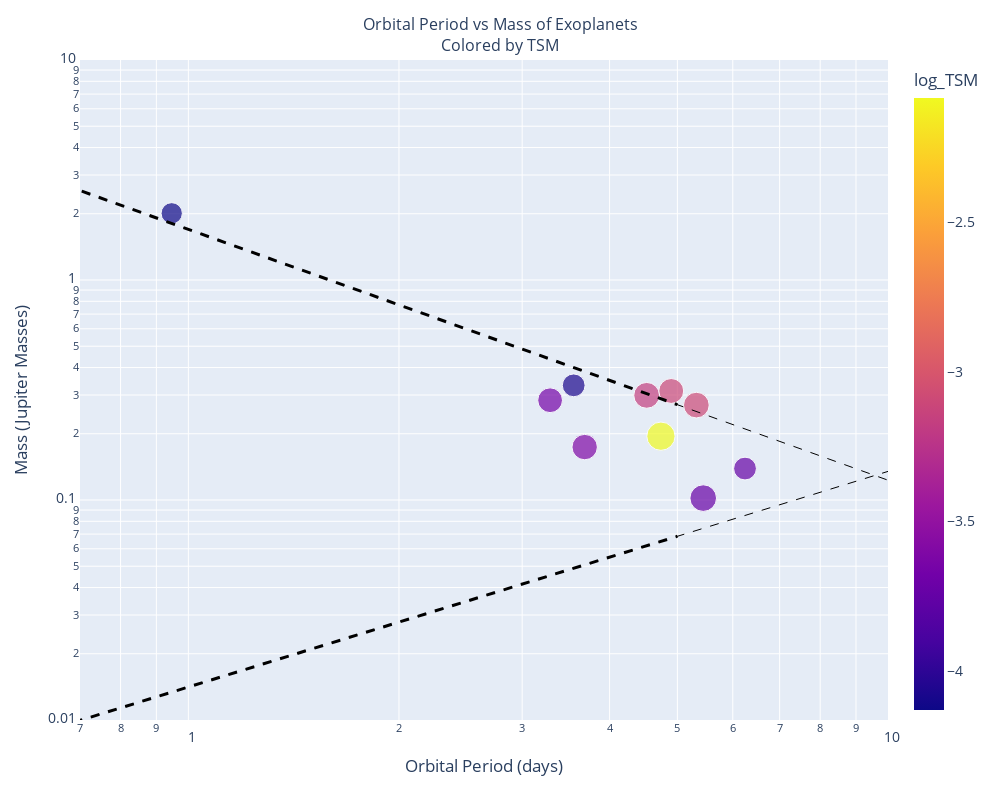

The cell this chart's notebook holds for it:
### Code cell
# Apply log10 transformation to the 'TSM' column
filtered_df['log_TSM'] = np.log10(filtered_df['TSM'])
# Calculate the size array for the markers
default_size = 19  # Default size for null values
size_array = 20 - filtered_df['mag_v'].fillna(default_size)

# Create the interactive plot
# Your scatter plot using log-transformed 'TSM' for coloring
fig = px.scatter(filtered_df, x='orbital_period', y='mass', color='log_TSM', 
                 hover_data=['# name'], size=size_array)
fig.update_xaxes(type='log', range=[np.log10(0.7), np.log10(10**1)])  # Logarithmic range for x
fig.update_yaxes(type='log', range=[np.log10(10**-2), np.log10(10**1)])  # Logarithmic range for y


# Your lines data on linear scale
x = np.linspace(10**-1, 5, 100)  # Corresponding to original np.linspace(-1, np.log10(5))
x2 = np.linspace(10**-1, 10, 100)  # Corresponding to original np.linspace(-1, np.log10(10))
# Mazeh, T., Holczer, T., & Faigler, S. (2016). 
# Dearth of short-period Neptunian exoplanets - a desert in period-mass and period-radius planes. 
# Astronomy & Astrophysics, 589, A75. https://dx.doi.org/10.1051/0004-6361/201528065
# Calculate y-values based on x-values
y1 = x**(-1.14) * 10**0.23
y2 = x2**(-1.14) * 10**0.23
y3 = x**(0.98) * 10**(-1.85)
y4 = x2**(0.98) * 10**(-1.85)


# Add lines to the existing figure
import plotly.graph_objects as go
fig.add_trace(go.Scatter(x=x, y=y1, mode='lines', line=dict(color='black', dash='dash', width=3), showlegend=False))
fig.add_trace(go.Scatter(x=x2, y=y2, mode='lines', line=dict(color='black', dash='dash', width=1), showlegend=False))
fig.add_trace(go.Scatter(x=x, y=y3, mode='lines', line=dict(color='black', dash='dash', width=3), showlegend=False))
fig.add_trace(go.Scatter(x=x2, y=y4, mode='lines', line=dict(color='black', dash='dash', width=1), showlegend=False))


# Filter the DataFrame to include only the specified names
star_names = ['WASP-69 b', 'WASP-52 b', 'HAT-P-18 b', 'WASP-80 b', 'WASP-177 b', 'HAT-P-26 b', 'NGTS-5 b', 'LTT 9779 b']
star_df = filtered_df[filtered_df['# name'].isin(star_names)]

# Add a scatter trace with star markers for these points
fig.add_trace(go.Scatter(
    x=star_df['orbital_period'],
    y=star_df['mass'],
    mode='markers',
    marker=dict(
        symbol='star',  # Set marker shape as star
        size=12,        # Marker size
        color='red'     # Marker color
    ),
    customdata=np.stack((star_df['# name'], star_df['mass'], star_df['orbital_period'], star_df['log_TSM']), axis=1),
    hovertemplate=
        "Star: %{customdata[0]}<br>" +
        "Mass: %{customdata[1]} Jupiter Masses<br>" +
        "Orbital Period: %{customdata[2]} days<br>" +
        "TSM: %{customdata[3]}",
    showlegend=False  # Remove this trace from the legend
))


# Update layout for axis labels and title
fig.update_layout(
    xaxis_title='Orbital Period (days)',
    yaxis_title='Mass (Jupiter Masses)',
    title={
        'text': 'Orbital Period vs Mass of Exoplanets<br>Colored by TSM',
        'x': 0.5,  # Center the title
        'xanchor': 'center',
        'yanchor': 'top'
    },
    font=dict(
        size=14  # This will set the font size for both axis labels
    ),
    title_font=dict(
        size=16  # This sets the font size for the title
    ),
    width=1000,  # Width in pixels
    height=800   # Height in pixels
)

### Figure 1 — Plotly figure (JSON) as saved in the notebook; plotly's stock layout.template omitted (floating-point values rounded to 4 significant figures)
{"data": [{"customdata": [["HATS-21 b"], ["KELT-11 b"], ["TOI-1937 b"], ["TOI-954 b"], ["WASP-126 b"], ["WASP-131 b"], ["WASP-166 b"], ["WASP-181 b"], ["WASP-193 b"], ["WASP-20 A b"]], "hovertemplate": "orbital_period=%{x}<br>mass=%{y}<br>size=%{marker.size}<br># name=%{customdata[0]}<br>log_TSM=%{marker.color}<extra></extra>", "legendgroup": "", "marker": {"color": [-4.08, -2.084, -4.13, -3.605, -3.662, -3.094, -3.732, -3.165, -3.744, -3.1], "coloraxis": "coloraxis", "size": [7.8, 12, 6.8, 9.7, 9.2, 9.9, 10.64, 10, 7.8, 9.32], "sizemode": "area", "sizeref": 0.03, "symbol": "circle"}, "mode": "markers", "name": "", "orientation": "v", "showlegend": false, "type": "scatter", "x": [3.554, 4.737, 0.9467, 3.685, 3.289, 5.322, 5.444, 4.52, 6.246, 4.9], "xaxis": "x", "y": [0.332, 0.195, 2.01, 0.174, 0.2841, 0.27, 0.102, 0.299, 0.139, 0.313], "yaxis": "y"}, {"line": {"color": "black", "dash": "dash", "width": 3}, "mode": "lines", "showlegend": false, "type": "scatter", "x": [0.1, 0.1495, 0.199, 0.2485, 0.298, 0.3475, 0.397, 0.4465, 0.496, 0.5455, 0.5949, 0.6444, 0.6939, 0.7434, 0.7929, 0.8424, 0.8919, 0.9414, 0.9909, 1.04, 1.09, 1.139, 1.189, 1.238, 1.288, 1.337, 1.387, 1.436, 1.486, 1.535, 1.585, 1.634, 1.684, 1.733, 1.783, 1.832, 1.882, 1.931, 1.981, 2.03, 2.08, 2.129, 2.179, 2.228, 2.278, 2.327, 2.377, 2.426, 2.476, 2.525, 2.575, 2.624, 2.674, 2.723, 2.773, 2.822, 2.872, 2.921, 2.971, 3.02, 3.07, 3.119, 3.169, 3.218, 3.268, 3.317, 3.367, 3.416, 3.466, 3.515, 3.565, 3.614, 3.664, 3.713, 3.763, 3.812, 3.862, 3.911, 3.961, 4.01, 4.06, 4.109, 4.159, 4.208, 4.258, 4.307, 4.357, 4.406, 4.456, 4.505, 4.555, 4.604, 4.654, 4.703, 4.753, 4.802, 4.852, 4.901, 4.951, 5], "y": [23.44, 14.82, 10.7, 8.305, 6.752, 5.667, 4.869, 4.258, 3.777, 3.389, 3.07, 2.802, 2.576, 2.381, 2.212, 2.065, 1.935, 1.819, 1.716, 1.623, 1.539, 1.463, 1.394, 1.331, 1.273, 1.219, 1.17, 1.124, 1.081, 1.042, 1.005, 0.97, 0.9376, 0.9071, 0.8785, 0.8515, 0.826, 0.8019, 0.7791, 0.7575, 0.737, 0.7175, 0.6989, 0.6813, 0.6644, 0.6483, 0.633, 0.6183, 0.6042, 0.5907, 0.5778, 0.5654, 0.5535, 0.542, 0.531, 0.5204, 0.5102, 0.5003, 0.4908, 0.4817, 0.4728, 0.4643, 0.456, 0.448, 0.4403, 0.4328, 0.4256, 0.4186, 0.4118, 0.4052, 0.3988, 0.3925, 0.3865, 0.3806, 0.3749, 0.3694, 0.364, 0.3587, 0.3536, 0.3487, 0.3438, 0.3391, 0.3345, 0.33, 0.3257, 0.3214, 0.3172, 0.3132, 0.3092, 0.3053, 0.3016, 0.2979, 0.2943, 0.2907, 0.2873, 0.2839, 0.2806, 0.2774, 0.2742, 0.2711]}, {"line": {"color": "black", "dash": "dash", "width": 1}, "mode": "lines", "showlegend": false, "type": "scatter", "x": [0.1, 0.2, 0.3, 0.4, 0.5, 0.6, 0.7, 0.8, 0.9, 1, 1.1, 1.2, 1.3, 1.4, 1.5, 1.6, 1.7, 1.8, 1.9, 2, 2.1, 2.2, 2.3, 2.4, 2.5, 2.6, 2.7, 2.8, 2.9, 3.0, 3.1, 3.2, 3.3, 3.4, 3.5, 3.6, 3.7, 3.8, 3.9, 4, 4.1, 4.2, 4.3, 4.4, 4.5, 4.6, 4.7, 4.8, 4.9, 5, 5.1, 5.2, 5.3, 5.4, 5.5, 5.6, 5.7, 5.8, 5.9, 6, 6.1, 6.2, 6.3, 6.4, 6.5, 6.6, 6.7, 6.8, 6.9, 7, 7.1, 7.2, 7.3, 7.4, 7.5, 7.6, 7.7, 7.8, 7.9, 8, 8.1, 8.2, 8.3, 8.4, 8.5, 8.6, 8.7, 8.8, 8.9, 9, 9.1, 9.2, 9.3, 9.4, 9.5, 9.6, 9.7, 9.8, 9.9, 10], "y": [23.44, 10.64, 6.7, 4.827, 3.743, 3.04, 2.55, 2.19, 1.915, 1.698, 1.523, 1.38, 1.259, 1.157, 1.07, 0.9938, 0.9274, 0.8689, 0.817, 0.7706, 0.7289, 0.6913, 0.6571, 0.626, 0.5975, 0.5714, 0.5473, 0.5251, 0.5045, 0.4854, 0.4676, 0.451, 0.4354, 0.4208, 0.4072, 0.3943, 0.3822, 0.3707, 0.3599, 0.3497, 0.34, 0.3307, 0.322, 0.3137, 0.3057, 0.2982, 0.2909, 0.284, 0.2774, 0.2711, 0.2651, 0.2593, 0.2537, 0.2484, 0.2432, 0.2383, 0.2335, 0.2289, 0.2245, 0.2202, 0.2161, 0.2122, 0.2083, 0.2046, 0.201, 0.1976, 0.1942, 0.191, 0.1878, 0.1848, 0.1818, 0.1789, 0.1761, 0.1734, 0.1708, 0.1682, 0.1657, 0.1633, 0.161, 0.1587, 0.1564, 0.1543, 0.1521, 0.1501, 0.1481, 0.1461, 0.1442, 0.1423, 0.1405, 0.1387, 0.137, 0.1353, 0.1336, 0.132, 0.1304, 0.1289, 0.1274, 0.1259, 0.1244, 0.123]}, {"line": {"color": "black", "dash": "dash", "width": 3}, "mode": "lines", "showlegend": false, "type": "scatter", "x": [0.1, 0.1495, 0.199, 0.2485, 0.298, 0.3475, 0.397, 0.4465, 0.496, 0.5455, 0.5949, 0.6444, 0.6939, 0.7434, 0.7929, 0.8424, 0.8919, 0.9414, 0.9909, 1.04, 1.09, 1.139, 1.189, 1.238, 1.288, 1.337, 1.387, 1.436, 1.486, 1.535, 1.585, 1.634, 1.684, 1.733, 1.783, 1.832, 1.882, 1.931, 1.981, 2.03, 2.08, 2.129, 2.179, 2.228, 2.278, 2.327, 2.377, 2.426, 2.476, 2.525, 2.575, 2.624, 2.674, 2.723, 2.773, 2.822, 2.872, 2.921, 2.971, 3.02, 3.07, 3.119, 3.169, 3.218, 3.268, 3.317, 3.367, 3.416, 3.466, 3.515, 3.565, 3.614, 3.664, 3.713, 3.763, 3.812, 3.862, 3.911, 3.961, 4.01, 4.06, 4.109, 4.159, 4.208, 4.258, 4.307, 4.357, 4.406, 4.456, 4.505, 4.555, 4.604, 4.654, 4.703, 4.753, 4.802, 4.852, 4.901, 4.951, 5], "y": [0.001479, 0.002193, 0.002903, 0.003609, 0.004312, 0.005013, 0.005712, 0.006409, 0.007105, 0.007799, 0.008492, 0.009183, 0.009874, 0.01056, 0.01125, 0.01194, 0.01263, 0.01331, 0.014, 0.01468, 0.01537, 0.01605, 0.01674, 0.01742, 0.0181, 0.01878, 0.01946, 0.02014, 0.02082, 0.0215, 0.02218, 0.02286, 0.02354, 0.02422, 0.02489, 0.02557, 0.02625, 0.02692, 0.0276, 0.02828, 0.02895, 0.02963, 0.0303, 0.03097, 0.03165, 0.03232, 0.033, 0.03367, 0.03434, 0.03502, 0.03569, 0.03636, 0.03703, 0.0377, 0.03838, 0.03905, 0.03972, 0.04039, 0.04106, 0.04173, 0.0424, 0.04307, 0.04374, 0.04441, 0.04508, 0.04575, 0.04641, 0.04708, 0.04775, 0.04842, 0.04909, 0.04976, 0.05042, 0.05109, 0.05176, 0.05243, 0.05309, 0.05376, 0.05443, 0.05509, 0.05576, 0.05642, 0.05709, 0.05776, 0.05842, 0.05909, 0.05975, 0.06042, 0.06108, 0.06175, 0.06241, 0.06308, 0.06374, 0.06441, 0.06507, 0.06573, 0.0664, 0.06706, 0.06773, 0.06839]}, {"line": {"color": "black", "dash": "dash", "width": 1}, "mode": "lines", "showlegend": false, "type": "scatter", "x": [0.1, 0.2, 0.3, 0.4, 0.5, 0.6, 0.7, 0.8, 0.9, 1, 1.1, 1.2, 1.3, 1.4, 1.5, 1.6, 1.7, 1.8, 1.9, 2, 2.1, 2.2, 2.3, 2.4, 2.5, 2.6, 2.7, 2.8, 2.9, 3.0, 3.1, 3.2, 3.3, 3.4, 3.5, 3.6, 3.7, 3.8, 3.9, 4, 4.1, 4.2, 4.3, 4.4, 4.5, 4.6, 4.7, 4.8, 4.9, 5, 5.1, 5.2, 5.3, 5.4, 5.5, 5.6, 5.7, 5.8, 5.9, 6, 6.1, 6.2, 6.3, 6.4, 6.5, 6.6, 6.7, 6.8, 6.9, 7, 7.1, 7.2, 7.3, 7.4, 7.5, 7.6, 7.7, 7.8, 7.9, 8, 8.1, 8.2, 8.3, 8.4, 8.5, 8.6, 8.7, 8.8, 8.9, 9, 9.1, 9.2, 9.3, 9.4, 9.5, 9.6, 9.7, 9.8, 9.9, 10], "y": [0.001479, 0.002917, 0.004341, 0.005755, 0.007161, 0.008562, 0.009959, 0.01135, 0.01274, 0.01413, 0.01551, 0.01689, 0.01827, 0.01964, 0.02102, 0.02239, 0.02376, 0.02513, 0.0265, 0.02786, 0.02923, 0.03059, 0.03195, 0.03331, 0.03467, 0.03603, 0.03739, 0.03874, 0.0401, 0.04146, 0.04281, 0.04416, 0.04551, 0.04687, 0.04822, 0.04957, 0.05091, 0.05226, 0.05361, 0.05496, 0.0563, 0.05765, 0.05899, 0.06034, 0.06168, 0.06302, 0.06437, 0.06571, 0.06705, 0.06839, 0.06973, 0.07107, 0.07241, 0.07375, 0.07509, 0.07642, 0.07776, 0.0791, 0.08043, 0.08177, 0.0831, 0.08444, 0.08577, 0.08711, 0.08844, 0.08977, 0.09111, 0.09244, 0.09377, 0.0951, 0.09643, 0.09777, 0.0991, 0.1004, 0.1018, 0.1031, 0.1044, 0.1057, 0.1071, 0.1084, 0.1097, 0.1111, 0.1124, 0.1137, 0.115, 0.1164, 0.1177, 0.119, 0.1203, 0.1217, 0.123, 0.1243, 0.1256, 0.127, 0.1283, 0.1296, 0.1309, 0.1323, 0.1336, 0.1349]}, {"customdata": [], "hovertemplate": "Star: %{customdata[0]}<br>Mass: %{customdata[1]} Jupiter Masses<br>Orbital Period: %{customdata[2]} days<br>TSM: %{customdata[3]}", "marker": {"color": "red", "size": 12, "symbol": "star"}, "mode": "markers", "showlegend": false, "type": "scatter", "x": [], "y": []}], "layout": {"coloraxis": {"colorbar": {"title": {"text": "log_TSM"}}, "colorscale": [[0, "#0d0887"], [0.1111, "#46039f"], [0.2222, "#7201a8"], [0.3333, "#9c179e"], [0.4444, "#bd3786"], [0.5556, "#d8576b"], [0.6667, "#ed7953"], [0.7778, "#fb9f3a"], [0.8889, "#fdca26"], [1, "#f0f921"]]}, "font": {"size": 14}, "height": 800, "legend": {"itemsizing": "constant", "tracegroupgap": 0}, "margin": {"t": 60}, "title": {"font": {"size": 16}, "text": "Orbital Period vs Mass of Exoplanets<br>Colored by TSM", "x": 0.5, "xanchor": "center", "yanchor": "top"}, "width": 1000, "xaxis": {"anchor": "y", "domain": [0, 1], "range": [-0.1549, 1], "title": {"text": "Orbital Period (days)"}, "type": "log"}, "yaxis": {"anchor": "x", "domain": [0, 1], "range": [-2, 1], "title": {"text": "Mass (Jupiter Masses)"}, "type": "log"}}}
